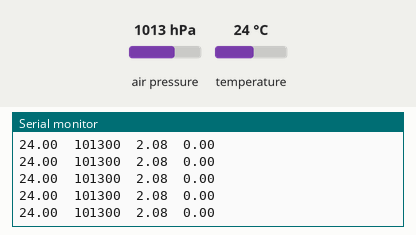
This sketch was run on a simulated Arduino Uno, built with avr-gcc and run on an emulated ATmega328P. Parts: the last lines printed to the serial monitor. Inputs (shaded band) come from the test bench; at power-on: air pressure 1013 hPa, temperature 24 °C.

Above: at 1.2 s.
1.3 s: air pressure set to 952 hPa
At 1.36 s:
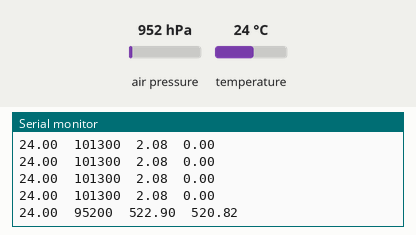
2.8 s: temperature set to 12 °C
At 2.82 s:
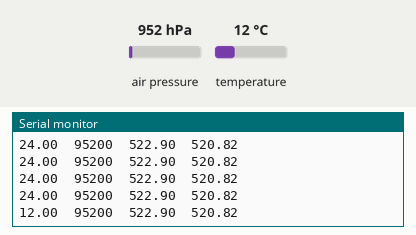
4.3 s: air pressure set to 975 hPa
At 4.34 s:
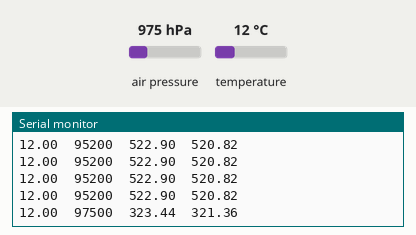
Timing chart, 0 to 7.3 s (numbered marks = the images above; inputs shaded):
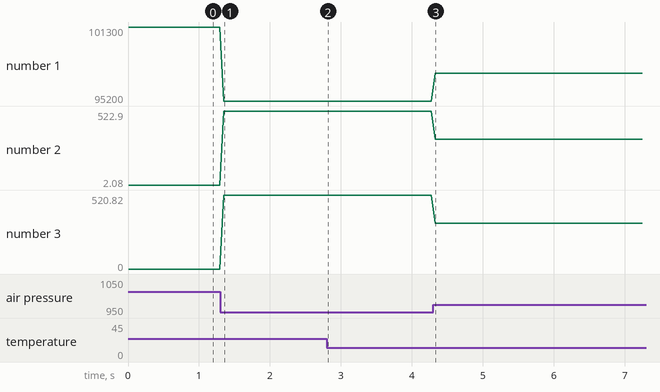

Measured:
- after the input at 1.3 s, the serial monitor: prints a new line after 0.05 s (image 1)
- after the input at 2.8 s, the serial monitor: prints a new line at once (image 2)
- after the input at 4.3 s, the serial monitor: prints a new line at once (image 3)
- plotted number 1: 101300 → 95200 after the input at 1.3 s, 95200 → 97500 after the input at 4.3 s
- plotted number 2: 2.08 → 522.9 after the input at 1.3 s, 522.9 → 323.44 after the input at 4.3 s
- plotted number 3: 0 → 520.82 after the input at 1.3 s, 520.82 → 321.36 after the input at 4.3 s

The sketch:

A_Cobianchi.ino
```cpp
#include <Adafruit_BMP085.h>

Adafruit_BMP085 bmp;

// Guarda a altitude inicial (ponto zero)
float altitudeReferencia;

void setup() {
  Serial.begin(115200);

  // Verifica se o sensor tá conectado
  if (!bmp.begin()) {
    Serial.println("Erro: Sensor BMP085 nao encontrado!");
    while (1) {}
  }

  // Salva a altitude do momento exato em que a placa liga como referência
  altitudeReferencia = bmp.readAltitude();

  // Imprime o cabeçalho
  Serial.println("Temp(*C)\tPressao(Pa)\tAlt_Absoluta(m)\tAlt_Relativa(m)");
}

void loop() {
  // Lê a altitude do momento
  float altitudeAtual = bmp.readAltitude();

  // Calcula o quanto subiu ou desceu em relação ao início
  float altitudeRelativa = altitudeAtual - altitudeReferencia;

  // Envia os dados pra tela no formato de tabela
  Serial.print(bmp.readTemperature());
  Serial.print("\t");

  Serial.print(bmp.readPressure());
  Serial.print("\t");

  Serial.print(altitudeAtual);
  Serial.print("\t");

  Serial.println(altitudeRelativa);

  // Pausa rápida pra não bugar o Monitor Serial
  delay(50);
}
```
